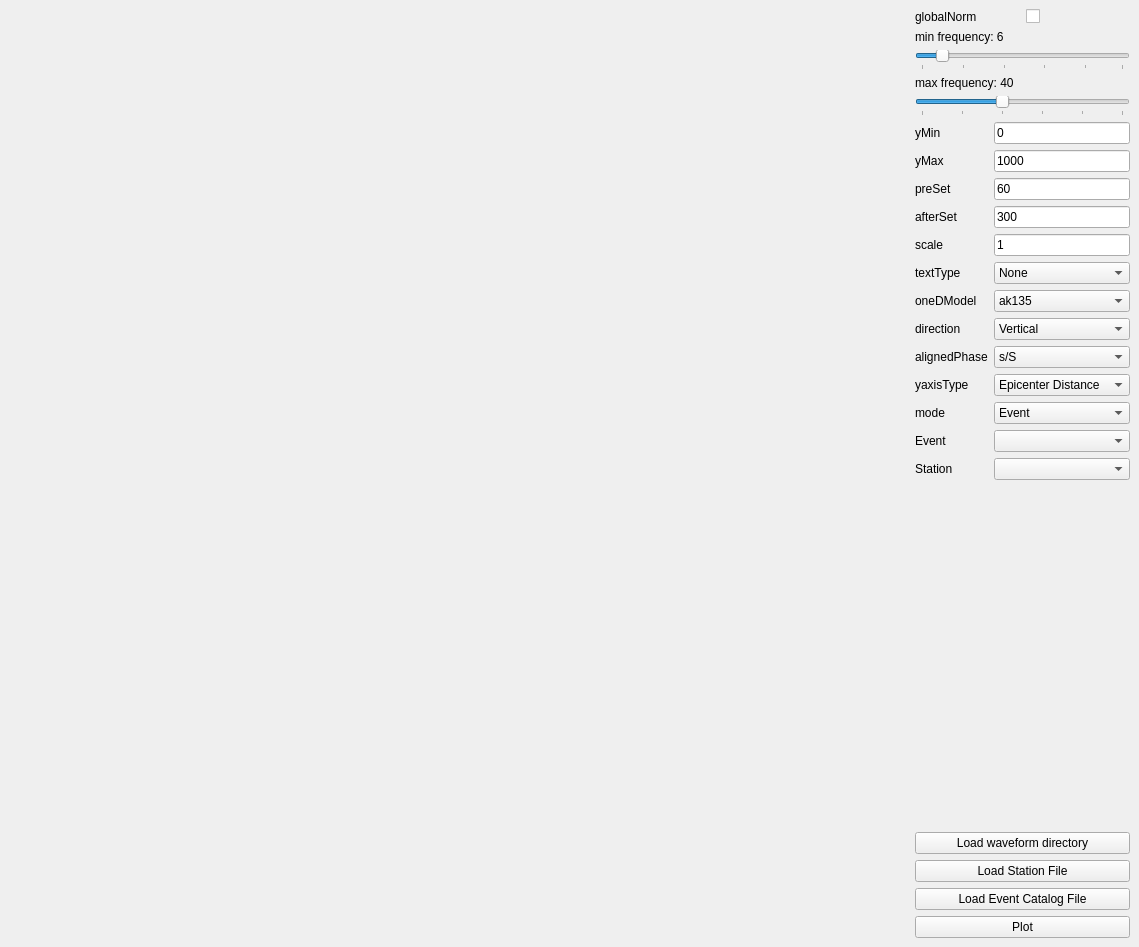
<?xml version="1.0" encoding="UTF-8"?>
<ui version="4.0">
 <class>MainWindow</class>
 <widget class="QMainWindow" name="MainWindow">
  <property name="geometry">
   <rect>
    <x>0</x>
    <y>0</y>
    <width>1139</width>
    <height>947</height>
   </rect>
  </property>
  <property name="windowTitle">
   <string>MainWindow</string>
  </property>
  <widget class="QWidget" name="centralwidget">
   <layout class="QGridLayout" name="gridLayout">
    <item row="0" column="0">
     <layout class="QHBoxLayout" name="horizontalLayout_3" stretch="5,1">
      <property name="sizeConstraint">
       <enum>QLayout::SetDefaultConstraint</enum>
      </property>
      <item>
       <widget class="MplWidget" name="PlotRegion" native="true">
        <property name="sizePolicy">
         <sizepolicy hsizetype="Expanding" vsizetype="Expanding">
          <horstretch>0</horstretch>
          <verstretch>0</verstretch>
         </sizepolicy>
        </property>
       </widget>
      </item>
      <item>
       <layout class="QVBoxLayout" name="verticalLayout">
        <item>
         <layout class="QHBoxLayout" name="horizontalLayout">
          <item>
           <widget class="QLabel" name="globalNormLabel">
            <property name="text">
             <string>globalNorm</string>
            </property>
           </widget>
          </item>
          <item>
           <widget class="QCheckBox" name="globalNormCheckBox">
            <property name="mouseTracking">
             <bool>false</bool>
            </property>
            <property name="checked">
             <bool>false</bool>
            </property>
           </widget>
          </item>
         </layout>
        </item>
        <item>
         <widget class="QLabel" name="freqminLabel">
          <property name="text">
           <string>min frequency: 6</string>
          </property>
         </widget>
        </item>
        <item>
         <widget class="QSlider" name="FreqMinSlider">
          <property name="minimum">
           <number>1</number>
          </property>
          <property name="maximum">
           <number>50</number>
          </property>
          <property name="value">
           <number>6</number>
          </property>
          <property name="orientation">
           <enum>Qt::Horizontal</enum>
          </property>
          <property name="invertedControls">
           <bool>false</bool>
          </property>
          <property name="tickPosition">
           <enum>QSlider::TicksBelow</enum>
          </property>
          <property name="tickInterval">
           <number>10</number>
          </property>
         </widget>
        </item>
        <item>
         <widget class="QLabel" name="freqmaxLabel">
          <property name="text">
           <string>max frequency: 40</string>
          </property>
         </widget>
        </item>
        <item>
         <widget class="QSlider" name="FreqMaxSlider">
          <property name="minimum">
           <number>20</number>
          </property>
          <property name="maximum">
           <number>70</number>
          </property>
          <property name="value">
           <number>40</number>
          </property>
          <property name="orientation">
           <enum>Qt::Horizontal</enum>
          </property>
          <property name="invertedControls">
           <bool>false</bool>
          </property>
          <property name="tickPosition">
           <enum>QSlider::TicksBelow</enum>
          </property>
          <property name="tickInterval">
           <number>10</number>
          </property>
         </widget>
        </item>
        <item>
         <layout class="QFormLayout" name="formLayout">
          <item row="0" column="0">
           <widget class="QLabel" name="yMinLabel">
            <property name="text">
             <string>yMin</string>
            </property>
           </widget>
          </item>
          <item row="0" column="1">
           <widget class="QLineEdit" name="yMinLineEdit">
            <property name="text">
             <string>0</string>
            </property>
           </widget>
          </item>
          <item row="1" column="0">
           <widget class="QLabel" name="yMaxLabel">
            <property name="text">
             <string>yMax</string>
            </property>
           </widget>
          </item>
          <item row="1" column="1">
           <widget class="QLineEdit" name="yMaxLineEdit">
            <property name="text">
             <string>1000</string>
            </property>
           </widget>
          </item>
          <item row="2" column="0">
           <widget class="QLabel" name="preSetLabel">
            <property name="text">
             <string>preSet</string>
            </property>
           </widget>
          </item>
          <item row="2" column="1">
           <widget class="QLineEdit" name="preSetLineEdit">
            <property name="text">
             <string>60</string>
            </property>
           </widget>
          </item>
          <item row="3" column="0">
           <widget class="QLabel" name="afterSetLabel">
            <property name="text">
             <string>afterSet</string>
            </property>
           </widget>
          </item>
          <item row="3" column="1">
           <widget class="QLineEdit" name="afterSetLineEdit">
            <property name="text">
             <string>300</string>
            </property>
           </widget>
          </item>
          <item row="4" column="0">
           <widget class="QLabel" name="scaleLabel">
            <property name="text">
             <string>scale</string>
            </property>
           </widget>
          </item>
          <item row="4" column="1">
           <widget class="QLineEdit" name="scaleLineEdit">
            <property name="text">
             <string>1</string>
            </property>
           </widget>
          </item>
          <item row="5" column="0">
           <widget class="QLabel" name="textTypeLabel">
            <property name="text">
             <string>textType</string>
            </property>
           </widget>
          </item>
          <item row="5" column="1">
           <widget class="QComboBox" name="textTypeComboBox">
            <item>
             <property name="text">
              <string>None</string>
             </property>
            </item>
            <item>
             <property name="text">
              <string>Event ID</string>
             </property>
            </item>
            <item>
             <property name="text">
              <string>Depth</string>
             </property>
            </item>
            <item>
             <property name="text">
              <string>Azimuth</string>
             </property>
            </item>
            <item>
             <property name="text">
              <string>Epicenter Distance</string>
             </property>
            </item>
            <item>
             <property name="text">
              <string>Euclidean Distance</string>
             </property>
            </item>
           </widget>
          </item>
          <item row="6" column="0">
           <widget class="QLabel" name="oneDModelLabel">
            <property name="text">
             <string>oneDModel</string>
            </property>
           </widget>
          </item>
          <item row="6" column="1">
           <widget class="QComboBox" name="oneDModelComboBox">
            <item>
             <property name="text">
              <string>ak135</string>
             </property>
            </item>
            <item>
             <property name="text">
              <string>iasp91</string>
             </property>
            </item>
            <item>
             <property name="text">
              <string>prem</string>
             </property>
            </item>
           </widget>
          </item>
          <item row="7" column="0">
           <widget class="QLabel" name="directionLabel">
            <property name="text">
             <string>direction</string>
            </property>
           </widget>
          </item>
          <item row="7" column="1">
           <widget class="QComboBox" name="directionComboBox">
            <item>
             <property name="text">
              <string>Vertical</string>
             </property>
            </item>
            <item>
             <property name="text">
              <string>Radial</string>
             </property>
            </item>
            <item>
             <property name="text">
              <string>Tangential</string>
             </property>
            </item>
           </widget>
          </item>
          <item row="8" column="0">
           <widget class="QLabel" name="alignedPhaseLabel">
            <property name="text">
             <string>alignedPhase</string>
            </property>
           </widget>
          </item>
          <item row="8" column="1">
           <widget class="QComboBox" name="alignedPhaseComboBox">
            <item>
             <property name="text">
              <string>s/S</string>
             </property>
            </item>
            <item>
             <property name="text">
              <string>p/P</string>
             </property>
            </item>
           </widget>
          </item>
          <item row="9" column="0">
           <widget class="QLabel" name="yaxisTypeLabel">
            <property name="text">
             <string>yaxisType</string>
            </property>
           </widget>
          </item>
          <item row="9" column="1">
           <widget class="QComboBox" name="yaxisTypeComboBox">
            <item>
             <property name="text">
              <string>Epicenter Distance</string>
             </property>
            </item>
            <item>
             <property name="text">
              <string>Euclidean Distance</string>
             </property>
            </item>
            <item>
             <property name="text">
              <string>Depth</string>
             </property>
            </item>
            <item>
             <property name="text">
              <string>Azimuth</string>
             </property>
            </item>
           </widget>
          </item>
          <item row="10" column="0">
           <widget class="QLabel" name="modeLabel">
            <property name="text">
             <string>mode</string>
            </property>
           </widget>
          </item>
          <item row="10" column="1">
           <widget class="QComboBox" name="modeComboBox">
            <item>
             <property name="text">
              <string>Event</string>
             </property>
            </item>
            <item>
             <property name="text">
              <string>Station</string>
             </property>
            </item>
           </widget>
          </item>
          <item row="11" column="0">
           <widget class="QLabel" name="eventLabel">
            <property name="text">
             <string>Event</string>
            </property>
           </widget>
          </item>
          <item row="11" column="1">
           <widget class="QComboBox" name="eventComboBox"/>
          </item>
          <item row="12" column="0">
           <widget class="QLabel" name="stationLabel">
            <property name="text">
             <string>Station</string>
            </property>
           </widget>
          </item>
          <item row="12" column="1">
           <widget class="QComboBox" name="stationComboBox"/>
          </item>
         </layout>
        </item>
        <item>
         <spacer name="verticalSpacer">
          <property name="orientation">
           <enum>Qt::Vertical</enum>
          </property>
          <property name="sizeHint" stdset="0">
           <size>
            <width>20</width>
            <height>40</height>
           </size>
          </property>
         </spacer>
        </item>
        <item>
         <widget class="QPushButton" name="directoryButton">
          <property name="text">
           <string>Load waveform directory</string>
          </property>
         </widget>
        </item>
        <item>
         <widget class="QPushButton" name="loadStationButton">
          <property name="text">
           <string>Load Station File</string>
          </property>
          <property name="checkable">
           <bool>false</bool>
          </property>
         </widget>
        </item>
        <item>
         <widget class="QPushButton" name="loadCatalogButton">
          <property name="text">
           <string>Load Event Catalog File</string>
          </property>
         </widget>
        </item>
        <item>
         <widget class="QPushButton" name="plotButton">
          <property name="text">
           <string>Plot</string>
          </property>
         </widget>
        </item>
       </layout>
      </item>
     </layout>
    </item>
   </layout>
  </widget>
 </widget>
 <customwidgets>
  <customwidget>
   <class>MplWidget</class>
   <extends>QWidget</extends>
   <header>mplwidget</header>
   <container>1</container>
  </customwidget>
 </customwidgets>
 <resources/>
 <connections/>
</ui>
